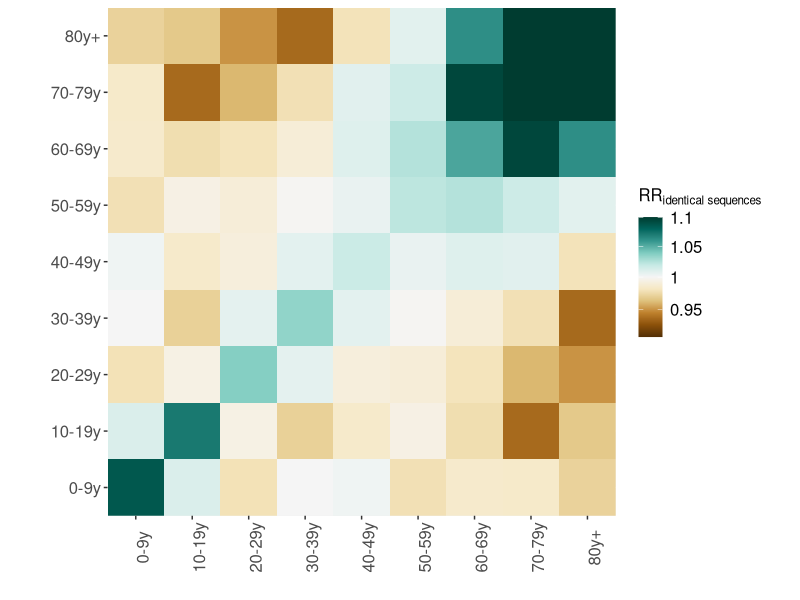
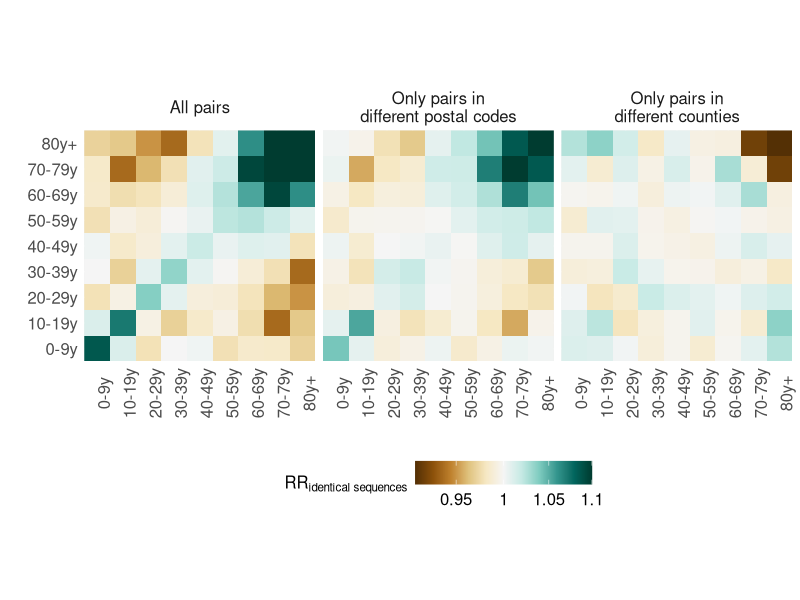

Write the R code that produced these figures, in order.
## This script reproduces heatmaps depicting the relative risk of observing 
## identical sequences between two age groups either by using all pairs of identical sequences,
## only pairs observed in differen postal codes and only pairs in different counties.


library(tidyverse)
library(colorspace)
library(RColorBrewer)
my_pal <- c(lighten('darkcyan', amount = 0.6), 'darkcyan', darken('darkcyan', amount = 0.6))

## Load relative risk of observing identical sequences between two age groups
## for different spatial scales
df_RR_age_all_pairs <- read_csv('../../results/RR_age/df_RR_age_0_mut_away.csv')
df_RR_age_different_counties <- read_csv('../../results/RR_age/df_RR_age_different_counties_0_mut_away.csv')
df_RR_age_different_postal_codes <- read_csv('../../results/RR_age/df_RR_age_different_postal_codes_0_mut_away.csv')

df_RR_all <- df_RR_age_all_pairs %>% mutate(type = 'All pairs') %>% 
  bind_rows(df_RR_age_different_counties %>% mutate(type = 'Only pairs in different counties')) %>% 
  bind_rows(df_RR_age_different_postal_codes %>% mutate(type = 'Only pairs in different postal codes'))  %>% 
  mutate(type = case_when(type == 'Only pairs in different counties' ~ 'Only pairs in\ndifferent counties',
                          type == 'Only pairs in different postal codes' ~ 'Only pairs in\ndifferent postal codes',
                          T ~ 'All pairs')) %>% 
  mutate(type = factor(type, levels = c('All pairs', 'Only pairs in\ndifferent postal codes', 'Only pairs in\ndifferent counties'))) %>% 
  mutate(log10_RR = log10(RR))

log10_RR_cap_value <- 0.035
log10_RR_cap_value_different_postal_codes <- 0.019
log10_RR_cap_value_different_counties <- 0.01


log10_RR_cap_value <- log10(1.1)
log10_RR_cap_value_different_postal_codes <- log10(1.1)
log10_RR_cap_value_different_counties <- log10(1.1)

df_RR_all %>% 
  filter(type == 'All pairs') %>% 
  arrange(- log10_RR)

df_RR_all %>% 
  filter(type == 'Only pairs in\ndifferent postal codes') %>% 
  arrange(- log10_RR)

df_RR_all %>% 
  filter(type == 'Only pairs in\ndifferent counties') %>% 
  arrange(log10_RR)

df_RR_all %>% 
  filter(type == 'All pairs') %>%
  mutate(is_greater = log10_RR > log10_RR_cap_value) %>% 
  mutate(log10_RR_modif = ifelse(log10_RR > log10_RR_cap_value, log10_RR_cap_value, log10_RR),
         log10_RR_modif = ifelse(log10_RR_modif < - log10_RR_cap_value, - log10_RR_cap_value, log10_RR_modif)) %>% 
  ggplot(aes(x = group_1, y = group_2, fill = log10_RR_modif)) +
  geom_tile() +
  scale_fill_gradientn(name = expression(RR['identical sequences']),
                       colors = brewer.pal(11, 'BrBG'),
                       limits = c(- log10_RR_cap_value, log10_RR_cap_value),
                       breaks = log10(c(0.9, 0.95, 1.0, 1.05, 1.1)),
                       labels = c(0.9, 0.95, 1.0, 1.05, 1.1)) +
  coord_fixed() +
  scale_x_discrete(name = '', expand = expansion(mult = c(0., 0.0))) +
  scale_y_discrete(name = '', expand = expansion(mult = c(0., 0.0))) +
  theme(axis.text.x = element_text(angle = 90),
        axis.text = element_text(size = 12),
        legend.text = element_text(size = 12),
        legend.title = element_text(size = 12))



panel_heatmaps <- df_RR_all %>% 
  mutate(log10_RR_modif = ifelse(log10_RR > log10_RR_cap_value, log10_RR_cap_value, log10_RR),
         log10_RR_modif = ifelse(log10_RR_modif < - log10_RR_cap_value, - log10_RR_cap_value, log10_RR_modif)) %>% 
  ggplot(aes(x = group_1, y = group_2, fill = log10_RR_modif)) +
  geom_tile() +
  scale_fill_gradientn(name = expression(RR['identical sequences']),
                       colors = brewer.pal(11, 'BrBG'),
                       limits = c(- log10_RR_cap_value, log10_RR_cap_value),
                       breaks = log10(c(0.9, 0.95, 1.0, 1.05, 1.1)),
                       labels = c(0.9, 0.95, 1.0, 1.05, 1.1)) +
  coord_fixed() +
  scale_x_discrete(name = '', expand = expansion(mult = c(0., 0.0))) +
  scale_y_discrete(name = '', expand = expansion(mult = c(0., 0.0))) +
  facet_wrap(. ~ type) +
  theme(axis.text.x = element_text(angle = 90),
        axis.text = element_text(size = 12),
        legend.text = element_text(size = 12),
        legend.title = element_text(size = 12),
        axis.ticks = element_blank(),
        strip.background = element_rect(fill = 'white'),
        strip.text = element_text(size = 12),
        legend.position = 'bottom',
        legend.key.width = unit(0.9, 'cm'),
        legend.key.height = unit(0.6, 'cm'))

# pdf('../plots/figure_age/heatmaps_age_geography.pdf',
#     height = 4.5, width = 10)
plot(panel_heatmaps)
#dev.off()
